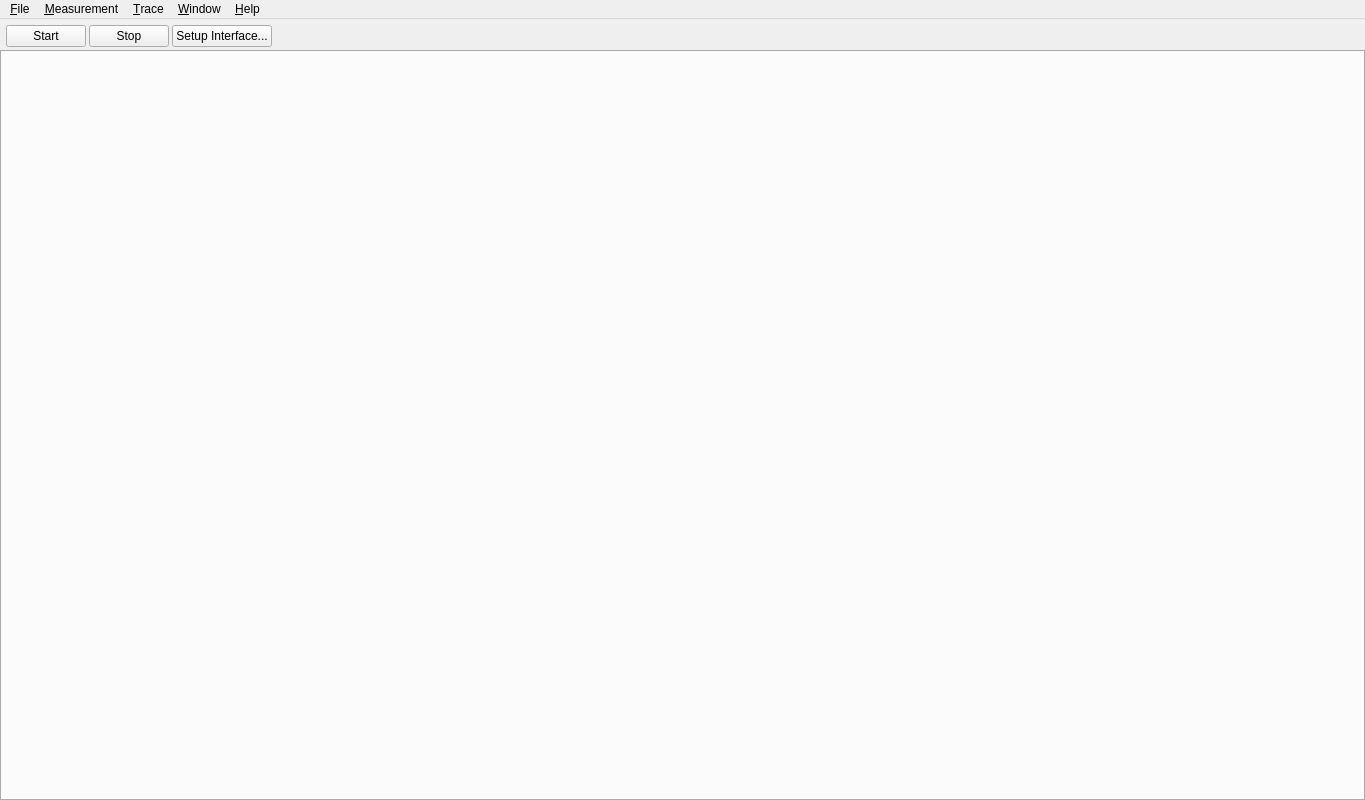
<?xml version="1.0" encoding="UTF-8"?>
<ui version="4.0">
 <class>MainWindow</class>
 <widget class="QMainWindow" name="MainWindow">
  <property name="windowModality">
   <enum>Qt::NonModal</enum>
  </property>
  <property name="geometry">
   <rect>
    <x>0</x>
    <y>0</y>
    <width>1365</width>
    <height>800</height>
   </rect>
  </property>
  <property name="windowTitle">
   <string>CANgaroo</string>
  </property>
  <property name="documentMode">
   <bool>false</bool>
  </property>
  <property name="unifiedTitleAndToolBarOnMac">
   <bool>true</bool>
  </property>
  <widget class="QWidget" name="centralwidget">
   <layout class="QVBoxLayout" name="verticalLayout">
    <property name="spacing">
     <number>3</number>
    </property>
    <property name="leftMargin">
     <number>0</number>
    </property>
    <property name="topMargin">
     <number>0</number>
    </property>
    <property name="rightMargin">
     <number>0</number>
    </property>
    <property name="bottomMargin">
     <number>0</number>
    </property>
    <item>
     <layout class="QHBoxLayout" name="horizontalLayoutControls">
      <property name="leftMargin">
       <number>6</number>
      </property>
      <property name="topMargin">
       <number>6</number>
      </property>
      <property name="rightMargin">
       <number>6</number>
      </property>
      <item>
       <widget class="QPushButton" name="btnStartMeasurement">
        <property name="text">
         <string>Start</string>
        </property>
       </widget>
      </item>
      <item>
       <widget class="QPushButton" name="btnStopMeasurement">
        <property name="text">
         <string>Stop</string>
        </property>
       </widget>
      </item>
      <item>
       <widget class="QPushButton" name="btnSetupMeasurement">
        <property name="text">
         <string>Setup Interface...</string>
        </property>
       </widget>
      </item>
      <item>
       <spacer name="horizontalSpacer_Controls">
        <property name="orientation">
         <enum>Qt::Horizontal</enum>
        </property>
        <property name="sizeHint" stdset="0">
         <size>
          <width>40</width>
          <height>20</height>
         </size>
        </property>
       </spacer>
      </item>
     </layout>
    </item>
    <item>
     <widget class="QTabWidget" name="mainTabs">
      <property name="autoFillBackground">
       <bool>false</bool>
      </property>
      <property name="tabPosition">
       <enum>QTabWidget::South</enum>
      </property>
      <property name="tabShape">
       <enum>QTabWidget::Rounded</enum>
      </property>
      <property name="currentIndex">
       <number>-1</number>
      </property>
      <property name="elideMode">
       <enum>Qt::ElideNone</enum>
      </property>
      <property name="tabsClosable">
       <bool>false</bool>
      </property>
      <property name="movable">
       <bool>true</bool>
      </property>
     </widget>
    </item>
   </layout>
  </widget>
  <widget class="QMenuBar" name="menubar">
   <property name="geometry">
    <rect>
     <x>0</x>
     <y>0</y>
     <width>1365</width>
     <height>25</height>
    </rect>
   </property>
   <widget class="QMenu" name="menuFile">
    <property name="title">
     <string>&amp;File</string>
    </property>
    <addaction name="action_WorkspaceNew"/>
    <addaction name="separator"/>
    <addaction name="action_WorkspaceOpen"/>
    <addaction name="action_WorkspaceSave"/>
    <addaction name="action_WorkspaceSaveAs"/>
    <addaction name="separator"/>
    <addaction name="action_Quit"/>
   </widget>
   <widget class="QMenu" name="menuWindow">
    <property name="title">
     <string>&amp;Window</string>
    </property>
    <widget class="QMenu" name="menu_New">
     <property name="title">
      <string>&amp;New</string>
     </property>
     <addaction name="action_Trace_View"/>
     <addaction name="actionLog_View"/>
     <addaction name="actionGraph_View"/>
     <addaction name="actionCan_Status_View"/>
     <addaction name="actionGraph_View_2"/>
     <addaction name="actionTransmit_View"/>
     <addaction name="actionGenerator_View"/>
    </widget>
    <addaction name="menu_New"/>
   </widget>
   <widget class="QMenu" name="menuMeasurement">
    <property name="title">
     <string>&amp;Measurement</string>
    </property>
    <addaction name="actionStart_Measurement"/>
    <addaction name="actionStop_Measurement"/>
    <addaction name="separator"/>
    <addaction name="actionSetup"/>
   </widget>
   <widget class="QMenu" name="menuHelp">
    <property name="title">
     <string>&amp;Help</string>
    </property>
    <addaction name="actionReport_Issue"/>
    <addaction name="separator"/>
    <addaction name="actionAbout"/>
   </widget>
   <widget class="QMenu" name="menu_Trace">
    <property name="title">
     <string>&amp;Trace</string>
    </property>
    <addaction name="action_TraceClear"/>
    <addaction name="separator"/>
    <addaction name="actionSave_Trace_to_file"/>
   </widget>
   <addaction name="menuFile"/>
   <addaction name="menuMeasurement"/>
   <addaction name="menu_Trace"/>
   <addaction name="menuWindow"/>
   <addaction name="menuHelp"/>
  </widget>
  <action name="action_Quit">
   <property name="text">
    <string>E&amp;xit</string>
   </property>
   <property name="shortcut">
    <string>Alt+F4</string>
   </property>
  </action>
  <action name="action_Trace_View">
   <property name="text">
    <string>&amp;Trace View</string>
   </property>
   <property name="shortcut">
    <string>Ctrl+Shift+T</string>
   </property>
  </action>
  <action name="actionLog_View">
   <property name="text">
    <string>&amp;Log View</string>
   </property>
   <property name="shortcut">
    <string>Ctrl+Shift+L</string>
   </property>
  </action>
  <action name="actionSetup">
   <property name="text">
    <string>&amp;Setup...</string>
   </property>
   <property name="shortcut">
    <string>Ctrl+Alt+S</string>
   </property>
  </action>
  <action name="actionStart_Measurement">
   <property name="text">
    <string>Star&amp;t Measurement</string>
   </property>
   <property name="shortcut">
    <string>F5</string>
   </property>
  </action>
  <action name="actionStop_Measurement">
   <property name="text">
    <string>Sto&amp;p Measurement</string>
   </property>
   <property name="shortcut">
    <string>Shift+F5</string>
   </property>
  </action>
  <action name="actionAbout">
   <property name="text">
    <string>&amp;About</string>
   </property>
  </action>
  <action name="actionReport_Issue">
   <property name="text">
    <string>&amp;Report Issue...</string>
   </property>
  </action>
  <action name="actionSave_Trace_to_file">
   <property name="text">
    <string>&amp;Save Trace to file...</string>
   </property>
  </action>
  <action name="actionGraph_View">
   <property name="enabled">
    <bool>false</bool>
   </property>
   <property name="text">
    <string>&amp;Graph View</string>
   </property>
   <property name="shortcut">
    <string>Ctrl+Shift+G</string>
   </property>
   <property name="visible">
    <bool>false</bool>
   </property>
  </action>
  <action name="action_WorkspaceNew">
   <property name="text">
    <string>&amp;New Workspace...</string>
   </property>
   <property name="shortcut">
    <string>Ctrl+N</string>
   </property>
  </action>
  <action name="action_WorkspaceSave">
   <property name="text">
    <string>&amp;Save Workspace</string>
   </property>
   <property name="shortcut">
    <string>Ctrl+S</string>
   </property>
  </action>
  <action name="action_WorkspaceSaveAs">
   <property name="text">
    <string>Save Workspace &amp;As...</string>
   </property>
   <property name="shortcut">
    <string>Ctrl+Shift+S</string>
   </property>
  </action>
  <action name="action_WorkspaceOpen">
   <property name="text">
    <string>&amp;Open Workspace...</string>
   </property>
   <property name="shortcut">
    <string>Ctrl+O</string>
   </property>
  </action>
  <action name="action_TraceClear">
   <property name="text">
    <string>&amp;Clear</string>
   </property>
   <property name="shortcut">
    <string>Esc</string>
   </property>
  </action>
  <action name="actionCan_Status_View">
   <property name="text">
    <string>Can &amp;Status View</string>
   </property>
  </action>
  <action name="actionGraph_View_2">
   <property name="text">
    <string>Graph View</string>
   </property>
  </action>
  <action name="actionTransmit_View">
   <property name="text">
    <string>Message View</string>
   </property>
  </action>
  <action name="actionGenerator_View">
   <property name="text">
    <string>Generator View</string>
   </property>
  </action>
 </widget>
 <resources/>
 <connections>
  <connection>
   <sender>action_Quit</sender>
   <signal>triggered()</signal>
   <receiver>MainWindow</receiver>
   <slot>close()</slot>
   <hints>
    <hint type="sourcelabel">
     <x>-1</x>
     <y>-1</y>
    </hint>
    <hint type="destinationlabel">
     <x>399</x>
     <y>299</y>
    </hint>
   </hints>
  </connection>
 </connections>
</ui>
